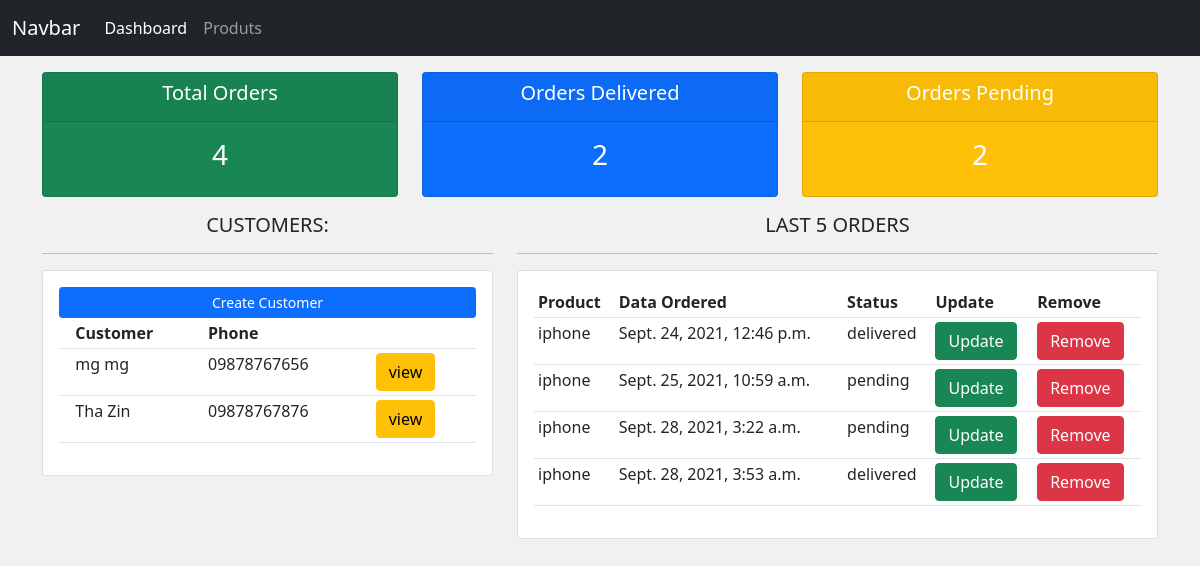
/, run on an earlier commit of the app's database.
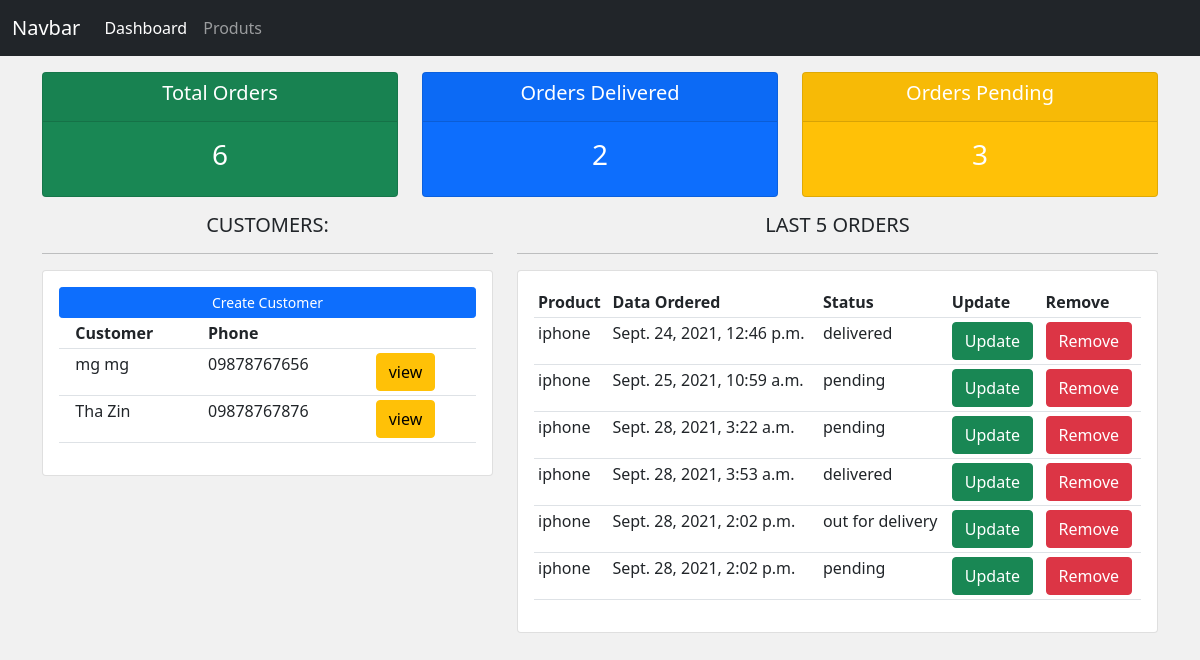
And on a later commit of the database.
### accounts/models.py (models this page shows, shortened)
class Customer(models.Model):
    name=models.CharField(max_length=200,null=True)
    email=models.CharField(max_length=200,null=True)
    phone=models.CharField(max_length=200,null=True)
    created_at=models.DateTimeField(auto_now_add=True)

class Order(models.Model):
    status=(
        ('pending','Pending'),
        ('out for delivery','Out For Delivery'),
        ('delivered','Delivered')
    )
    customer=models.ForeignKey(Customer,null=True,on_delete=models.SET_NULL)
    product=models.ForeignKey(Product,null=True,on_delete=models.SET_NULL)
    created_at=models.DateTimeField(auto_now_add=True)
    status=models.CharField(max_length=200,null=True,choices=status)

class Product(models.Model):
    category=(
        ('indoor','In Door'),
        ('outdoor','Out Door')
    )
    name=models.CharField(max_length=200,null=True)
    price=models.FloatField(null=True)
    category=models.CharField(max_length=200,null=True,choices=category)
    description=models.CharField(max_length=200,null=True,blank=True)
    created_at=models.DateTimeField(auto_now_add=True)
    tags=models.ManyToManyField(Tag)

### accounts/views.py (the view)
# urls.py: path('', views.dashboard,name='dashboard'),
def dashboard(request):
    customers=Customer.objects.all()
    orders=Order.objects.all()
    total=orders.count()
    delivered=Order.objects.filter(status='delivered').count()
    pending=Order.objects.filter(status='pending').count()
    return render(request,'accounts/dashboard.html',{
        'customers':customers,
        'orders':orders,
        'total':total,
        'delivered':delivered,
        'pending':pending
    })

### accounts/templates/accounts/dashboard.html
{% extends 'accounts/master.html' %}
{% block content %}
<div class="row">
    <div class="col">
        <div class="col-md">
            <div class="card text-center text-white mb-3 bg-success">
                <div class="card-header">
                    <h5 class="card-title">Total Orders</h5>
                </div>
                <div class="card-body">
                    <h3 class="card-title">{{total}}</h3>
                </div>
            </div>
        </div>
    </div>
    <div class="col">
        <div class="col-md">
            <div class="card text-center text-white mb-3 bg-primary">
                <div class="card-header">
                    <h5 class="card-title">Orders Delivered</h5>
                </div>
                <div class="card-body">
                    <h3 class="card-title">{{delivered}}</h3>
                </div>
            </div>
        </div>
    </div>
    <div class="col">
        <div class="col-md">
            <div class="card text-center text-white mb-3 bg-warning">
                <div class="card-header">
                    <h5 class="card-title">Orders Pending</h5>
                </div>
                <div class="card-body">
                    <h3 class="card-title">{{pending}}</h3>
                </div>
            </div>
        </div>
    </div>
</div>
<div class="row">
    <div class="col-md-5">
        <h5 class="text-center">CUSTOMERS: </h5>
        <hr>
        <div class="card card-body">
            <a class="btn btn-primary btn-sm btn-block" href="#">
            Create Customer</a>
            <table class="table table-sm">
                <tr>
                    <th></th>
                    <th>Customer</th>
                    <th>Phone</th>
                    <th></th>
                </tr>
                {% for customer in customers %}
                    <tr>
                        <td></td>
                        <td>{{customer.name}}</td>
                        <td>{{customer.phone}}</td>
                        <td><a href="{% url 'customers.show' customer.id %}" class="btn btn-warning">view</a></td>
                    </tr>
                {% endfor %}
            </table>
        </div>
    </div>
    <div class="col-md-7">
        <h5 class="text-center">LAST 5 ORDERS</h5>
        <hr>
        <div class="card card-body">
            <table class="table table-sm">
                <tr>
                    <th>Product</th>
                    <th>Data Ordered</th>
                    <th>Status</th>
                    <th>Update</th>
                    <th>Remove</th>
                </tr>
               {% for order in orders %}
                <tr>
                    <td>{{order.product.name}}</td>
                    <td>{{order.created_at}}</td>
                    <td>{{order.status}}</td>
                    <td><a href="{% url 'order.update' order.id %}" class="btn btn-success">Update</a></td>
                    <td><a href="{% url 'order.delete' order.id %}" class="btn btn-danger">Remove</a></td>
                </tr>
               {% endfor %}
            </table>
        </div>
    </div>
</div>
{% endblock content %}

What changed in the data, as far as the page shows it:
added Order: product.name "iphone", created_at "Sept. 28, 2021, 2:02 p.m.", status "out for delivery"
added Order: product.name "iphone", created_at "Sept. 28, 2021, 2:02 p.m.", status "pending"
Also different on the page:
{{ total }}: "4" → "6"
{{ pending }}: "2" → "3"
